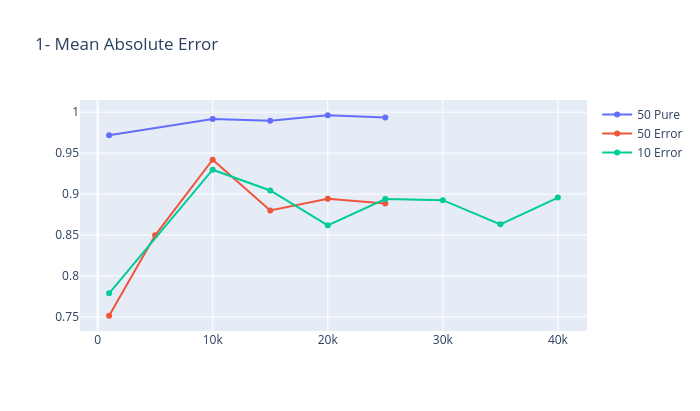

Notebook source saved alongside this figure:
### Code cell
# Configuración del subplot
fig = make_subplots(
    rows=1, 
    cols=1, 
     # Actualizado para que coincida con tus datos
)

# Agregar la primera fila (row=1)
fig.add_trace(
    go.Scatter(
        x=df_50_pure['Number of states per QKD transmission'], 
        y=df_50_pure['correlation factor R2'], 
        mode='lines+markers', 
        name='50 Pure'
    ),
    row=1, col=1
)

# Agregar la segunda fila (row=2)
fig.add_trace(
    go.Scatter(
        x=df_50_error['Number of states per QKD transmission'], 
        y=df_50_error['correlation factor R2'], 
        mode='lines+markers', 
        name='50 Error'
    ),
    row=1, col=1
)

# Agregar la tercera fila (row=3)
fig.add_trace(
    go.Scatter(
        x=df_10_error['Number of states per QKD transmission'], 
        y=df_10_error['correlation factor R2'], 
        mode='lines+markers', 
        name='10 Error'
    ),
    row=1, col=1
)

# Ajuste estético (recomendado para 3 filas)
fig.update_layout(
    height=411,
    width=700,
    title_text="1- Mean Absolute Error"
)

fig.show()

### Figure 1 — Plotly figure (JSON) as saved in the notebook; plotly's stock layout.template omitted (floating-point values rounded to 4 significant figures)
{"data": [{"mode": "lines+markers", "name": "50 Pure", "type": "scatter", "x": [1000.0, 10000.0, 15000.0, 20000.0, 25000.0], "xaxis": "x", "y": [0.9719, 0.9916, 0.9896, 0.9962, 0.9935], "yaxis": "y"}, {"mode": "lines+markers", "name": "50 Error", "type": "scatter", "x": [1000.0, 5000.0, 10000.0, 15000.0, 20000.0, 25000.0], "xaxis": "x", "y": [0.7513, 0.8496, 0.942, 0.88, 0.8943, 0.8885], "yaxis": "y"}, {"mode": "lines+markers", "name": "10 Error", "type": "scatter", "x": [1000.0, 10000.0, 15000.0, 20000.0, 25000.0, 30000.0, 35000.0, 40000.0], "xaxis": "x", "y": [0.7787, 0.9297, 0.9043, 0.8617, 0.8939, 0.8925, 0.863, 0.8957], "yaxis": "y"}], "layout": {"height": 411, "title": {"text": "1- Mean Absolute Error"}, "width": 700, "xaxis": {"anchor": "y", "domain": [0, 1]}, "yaxis": {"anchor": "x", "domain": [0, 1]}}}
